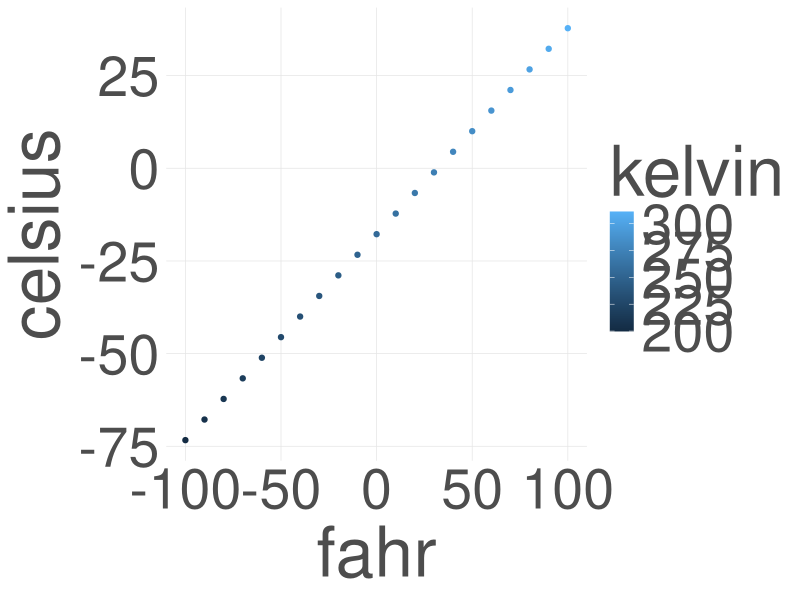

Write R code to recreate this figure.
airtemps<-c(212,30.3,78,32)
celsius1<-(airtemps[1]-32)*5/9
celsius1
celsius4<-(airtemps[4]-32)*5/9
celsius4


fahr_to_celsius <-function(fahr){
  celsius<-(fahr-32)*5/9
  return(celsius)
}
celsius_new<-fahr_to_celsius(airtemps)
celsius_new

fahr_to_celsius(airtemps)


#' Convert temperatures from C to F
#' 
#' Longer description of the function
#'
#' @param celsius Numeric temperature value in C
#'
#' @return Numeric value in Fahrenheit
#' @export
#'
#' @examples
celsius_to_fahr <-function(celsius){
  fahr<-(celsius*9/5)+32
  return(fahr)
}
fahr_new<-celsius_to_fahr(celsius_new)
fahr_new
fahr_new == airtemps


convert_temps<-function(fahr){
  celsius<-(fahr-32)*5/9
  kelvin<-celsius+273.15
  return(data.frame(fahr=fahr,
                     celsius=celsius,
                     kelvin=kelvin))
}
df<-convert_temps(airtemps)
df





convert_temps <- function(fahr) {
  celsius <- (fahr - 32) * 5/9
  kelvin <- celsius + 273.15
  return(list(fahr = fahr, celsius = celsius, kelvin = kelvin))
}
temps_df <- data.frame(convert_temps(seq(-100,100,10)))


custom_theme <- function(base_size = 9) {
  ggplot2::theme(
    text             = ggplot2::element_text(family = 'Helvetica', 
                                             color = 'gray30', 
                                             size = base_size),
    plot.title       = ggplot2::element_text(size = ggplot2::rel(1.25), 
                                             hjust = 0.5, 
                                             face = 'bold'),
    panel.background = ggplot2::element_blank(),
    panel.border     = ggplot2::element_blank(),
    panel.grid.minor = ggplot2::element_blank(),
    panel.grid.major = ggplot2::element_line(colour = 'grey90', 
                                             linewidth = 0.25),
    legend.position  = 'right',
    legend.key       = ggplot2::element_rect(colour = NA, 
                                             fill = NA),
    axis.ticks       = ggplot2::element_blank(),
    axis.line        = ggplot2::element_blank()
  )
}

library(ggplot2)


ggplot(temps_df, mapping = aes(x = fahr, y = celsius, color = kelvin)) +
  geom_point() +
  custom_theme(50)








